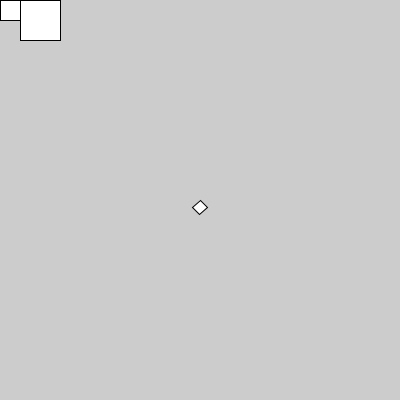
Frame 1 (no input)
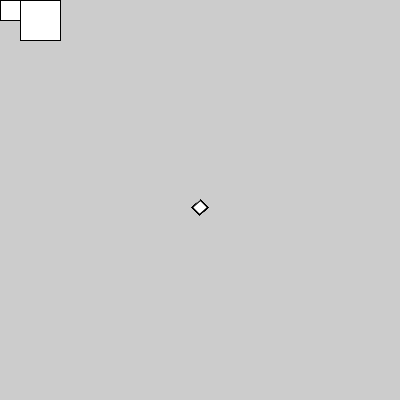
Frame 60 (the mouse pressed at the canvas centre just before this capture)
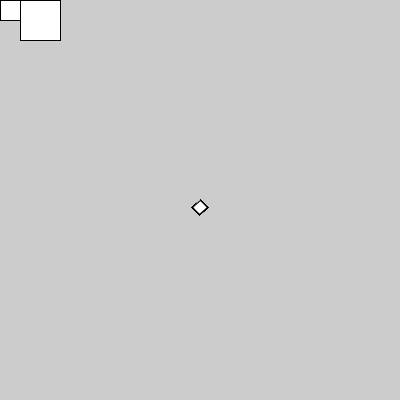
Frame 120 (the mouse held since frame 60 and released just before this capture)

The Processing sketch that drew these frames (run headless with seeded random() and noise(); from frame 60 on, the mouse is pressed at the canvas centre):

// Processing sketch: pushPop_example
// ── pushPop_example.pde
void setup(){
  size(400,400);
  
}

void draw(){
  rect(0,0,20,20); // we draw normally
  
  pushMatrix(); //we start the 
  translate(width/2,height/2); //we translate to the midle of screen
  rotate(radians(45)); //rotation takes radians as default
  rect(0,0,10,10); //note how the new 0,0 is now on the center
  popMatrix();//we exit our transformation, getting back to the previous state
  
  rect(20,0,40,40); // we draw normally again
}
